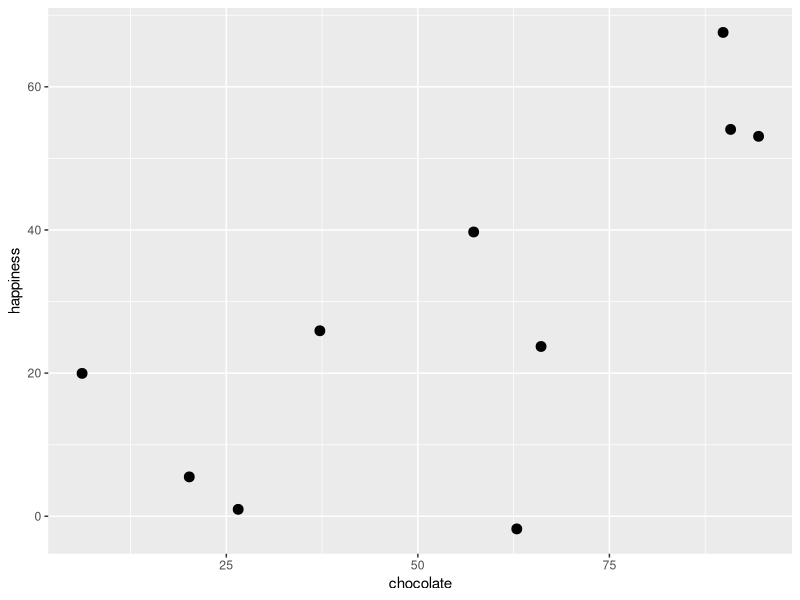
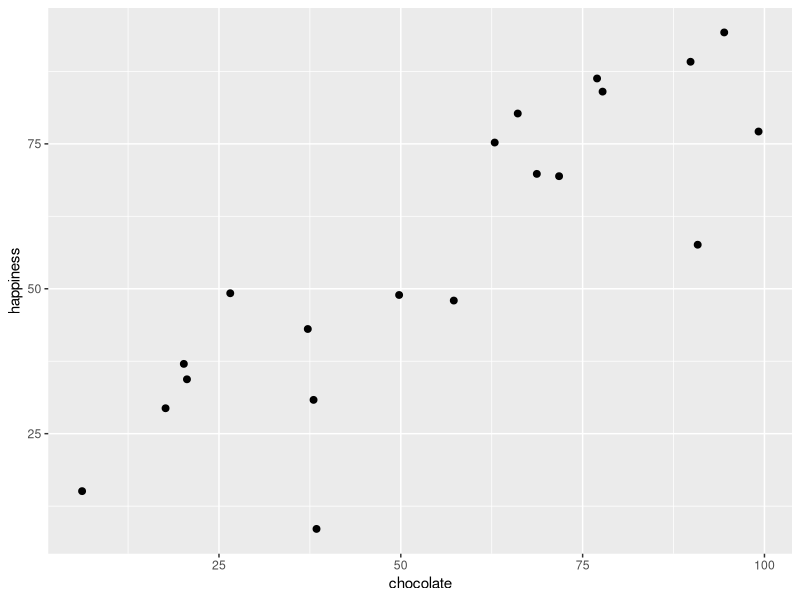

Write the R code that produced these figures, in order.
## ---- chunk 1
knitr::opts_chunk$set(echo = TRUE)
## ---- chunk 2
library("knitr")      # for knitting RMarkdown 
#library("kableExtra") # for making nice tables
#library("janitor")    # for cleaning column names
library("broom")      # for tidying up linear models 
library("tidyverse")  # for wrangling, plotting, etc. 
## ---- chunk 3
# make example reproducible 
set.seed(1)

# set the sample size
n_samples = 10

# generate correlated data
df.regression = tibble(chocolate = runif(n_samples, min = 0, max = 100),
                       happiness = chocolate * 0.5 + rnorm(n_samples, sd = 15))

# plot the data 
ggplot(data = df.regression,
       aes(x = chocolate,
           y = happiness)) +
  geom_point(size = 3)
## ---- chunk 4
# make example reproducible 
set.seed(1)

n_samples = 20

# create correlated data
df.correlation = tibble(x = runif(n_samples, min = 0, max = 100),
                        y = x + rnorm(n_samples, sd = 15))

# plot the data
ggplot(data = df.correlation,
       mapping = aes(x = x,
                     y = y)) + 
  geom_point(size = 2) +
  labs(x = "chocolate",
       y = "happiness")
